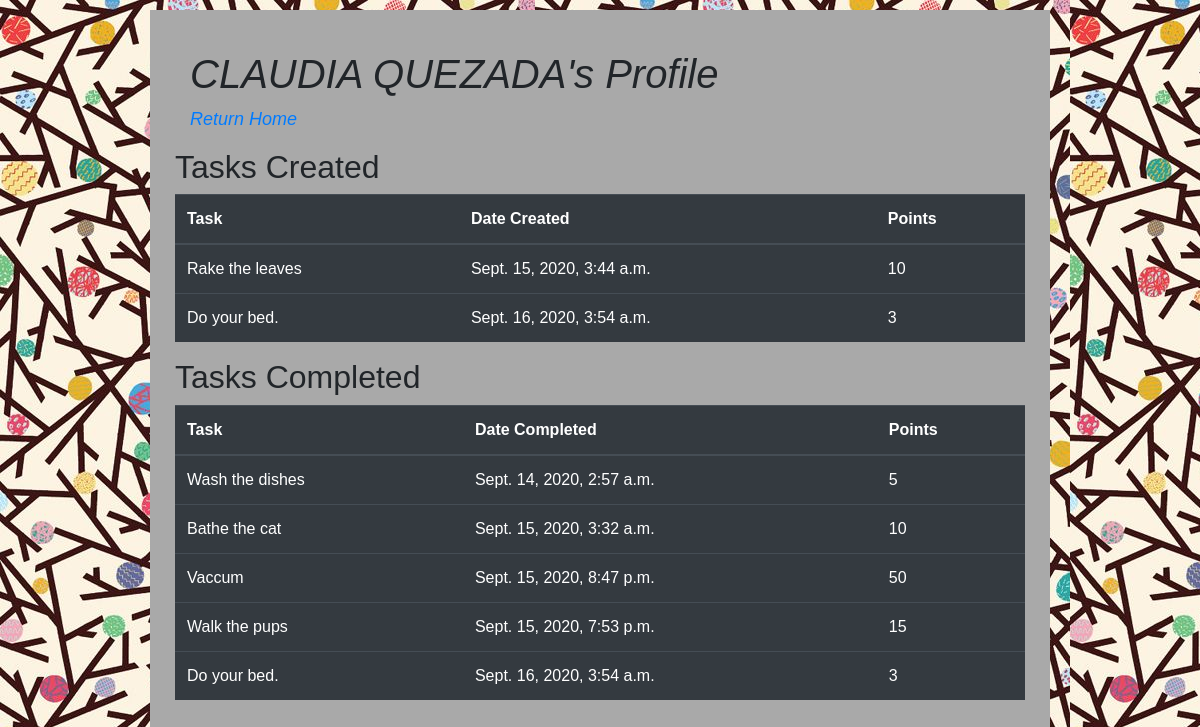
The app's page /profile/1 with its own data.
### task_app/models.py (models this page shows)
class User(models.Model):
    first_name = models.CharField(max_length=100)
    last_name = models.CharField(max_length=100)
    email = models.CharField(max_length=100)
    password = models.CharField(max_length=100)
    created_at = models.DateTimeField(auto_now_add=True)
    updated_at = models.DateTimeField(auto_now=True)
    objects = UserManager()

class Task(models.Model):
    title = models.CharField(max_length=255)
    description = models.CharField(max_length=255)
    points = models.IntegerField()
    creator = models.ForeignKey(User, related_name="created_tasks", on_delete=models.CASCADE)
    completed_by = models.ManyToManyField(User, related_name="completed_tasks")
    likes = models.ManyToManyField(User, related_name="likes")
    created_at = models.DateTimeField(auto_now_add=True)
    updated_at = models.DateTimeField(auto_now=True)
    objects = TaskManager()

### task_app/views.py (the view)
# urls.py: path('profile/<int:id>', views.profile),
def profile(request, id):
    context = {
        'one_user': User.objects.get(id=id)
    }
    return render(request, 'profile.html', context)

### task_app/templates/profile.html (shortened to what this page needs)
<!DOCTYPE html>
<html lang="en">
<head>
    <link rel="stylesheet" href="https://stackpath.bootstrapcdn.com/bootstrap/4.5.2/css/bootstrap.min.css">
    {% load static %}
    <link rel="stylesheet" href="{% static 'style.css' %}">
</head>
<body>
    <div class="wrapper">
        <div class="header">
            <h1>{{one_user.first_name}} {{one_user.last_name}}'s Profile</h1>
            <a href="/tasks">Return Home</a>
        </div>
        <h2>Tasks Created</h2>
        <table class="table table-dark">
            <thead>
                <tr>
                    <th>Task</th>
                    <th>Date Created</th>
                    <th>Points</th>
                </tr>
            </thead>
            <tbody>
            {% for task in one_user.created_tasks.all %}
                <tr>
                    <td>{{ task.title }}</td>
                    <td>{{ task.created_at }}</td>
                    <td>{{ task.points }}</td>
                </tr>
            {% endfor %}
            </tbody>
        </table>
        <h2>Tasks Completed</h2>
        <table class="table table-dark">
            <thead>
                <tr>
                    <th>Task</th>
                    <th>Date Completed</th>
                    <th>Points</th>
                </tr>
            </thead>
            <tbody>
            {% for task in one_user.completed_tasks.all %}
                <tr>
                    <td>{{ task.title }}</td>
                    <td>{{ task.updated_at }}</td>
                    <td>{{ task.points }}</td>
                </tr>
            {% endfor %}
            </tbody>
        </table>
    </div>
</body>
</html>

### task_app/static/style.css (style rules this page uses)
* { font-family: 'Lucida Sans', 'Lucida Sans Regular', 'Lucida Grande', 'Lucida Sans Unicode', Geneva, Verdana, sans-serif; }
.wrapper { font-family: sans-serif; margin: 10px auto; width: 900px; padding: 25px; background-color: darkgray; }
.header { text-decoration-color: rgb(22, 22, 21); font-style: oblique; font-weight: 400; font-size: large; font: outline; font-stretch: expanded; padding: 15px; background-color: darkgray; }
body { background-image: url("tree.png"); background-color: #45969a; }

### records on screen
User: first_name "CLAUDIA", last_name "QUEZADA"
Task: title "Rake the leaves", created_at "Sept. 15, 2020, 3:44 a.m.", points "10"
Task: title "Do your bed.", created_at "Sept. 16, 2020, 3:54 a.m.", points "3", updated_at "Sept. 16, 2020, 3:54 a.m."
Task: title "Wash the dishes", updated_at "Sept. 14, 2020, 2:57 a.m.", points "5"
Task: title "Bathe the cat", updated_at "Sept. 15, 2020, 3:32 a.m.", points "10"
Task: title "Vaccum", updated_at "Sept. 15, 2020, 8:47 p.m.", points "50"
Task: title "Walk the pups", updated_at "Sept. 15, 2020, 7:53 p.m.", points "15"
